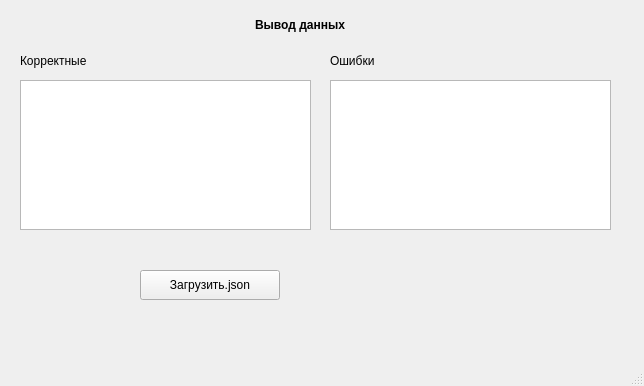
<?xml version="1.0" encoding="UTF-8"?>
<ui version="4.0">
 <class>MainWindow</class>
 <widget class="QMainWindow" name="MainWindow">
  <property name="geometry">
   <rect>
    <x>0</x>
    <y>0</y>
    <width>644</width>
    <height>386</height>
   </rect>
  </property>
  <property name="windowTitle">
   <string>Вывод данных</string>
  </property>
  <widget class="QWidget" name="centralwidget">
   <widget class="QLabel" name="headerLabel">
    <property name="geometry">
     <rect>
      <x>200</x>
      <y>10</y>
      <width>200</width>
      <height>31</height>
     </rect>
    </property>
    <property name="text">
     <string>&lt;b&gt;Вывод данных&lt;/b&gt;</string>
    </property>
    <property name="alignment">
     <set>Qt::AlignmentFlag::AlignCenter</set>
    </property>
   </widget>
   <widget class="QLabel" name="correctLabel">
    <property name="geometry">
     <rect>
      <x>20</x>
      <y>50</y>
      <width>100</width>
      <height>21</height>
     </rect>
    </property>
    <property name="text">
     <string>Корректные</string>
    </property>
   </widget>
   <widget class="QTableWidget" name="correctTable">
    <property name="geometry">
     <rect>
      <x>20</x>
      <y>80</y>
      <width>291</width>
      <height>150</height>
     </rect>
    </property>
   </widget>
   <widget class="QLabel" name="errorLabel">
    <property name="geometry">
     <rect>
      <x>330</x>
      <y>50</y>
      <width>71</width>
      <height>21</height>
     </rect>
    </property>
    <property name="text">
     <string>Ошибки</string>
    </property>
   </widget>
   <widget class="QTableWidget" name="errorTable">
    <property name="geometry">
     <rect>
      <x>330</x>
      <y>80</y>
      <width>281</width>
      <height>150</height>
     </rect>
    </property>
   </widget>
   <widget class="QPushButton" name="loadButton">
    <property name="geometry">
     <rect>
      <x>140</x>
      <y>270</y>
      <width>140</width>
      <height>30</height>
     </rect>
    </property>
    <property name="text">
     <string>Загрузить.json</string>
    </property>
   </widget>
  </widget>
  <widget class="QMenuBar" name="menubar">
   <property name="geometry">
    <rect>
     <x>0</x>
     <y>0</y>
     <width>644</width>
     <height>21</height>
    </rect>
   </property>
  </widget>
  <widget class="QStatusBar" name="statusbar"/>
 </widget>
 <resources/>
 <connections/>
</ui>
